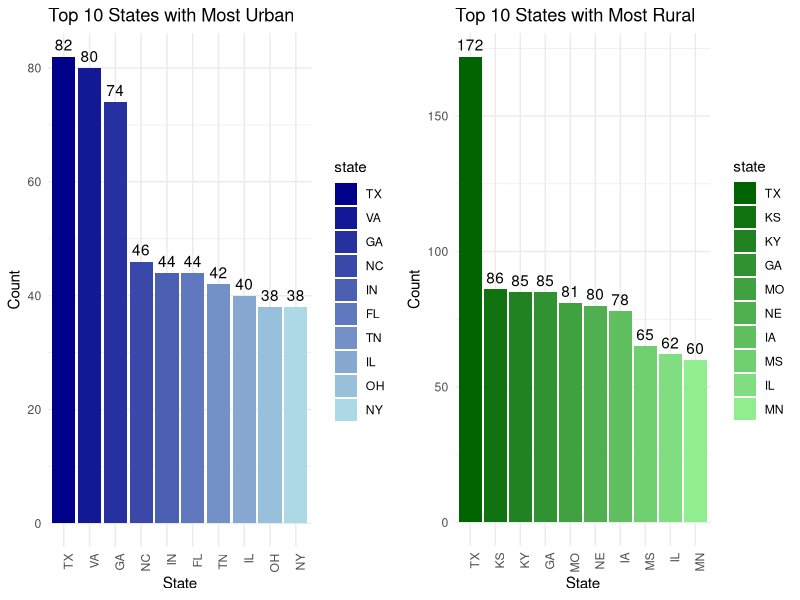
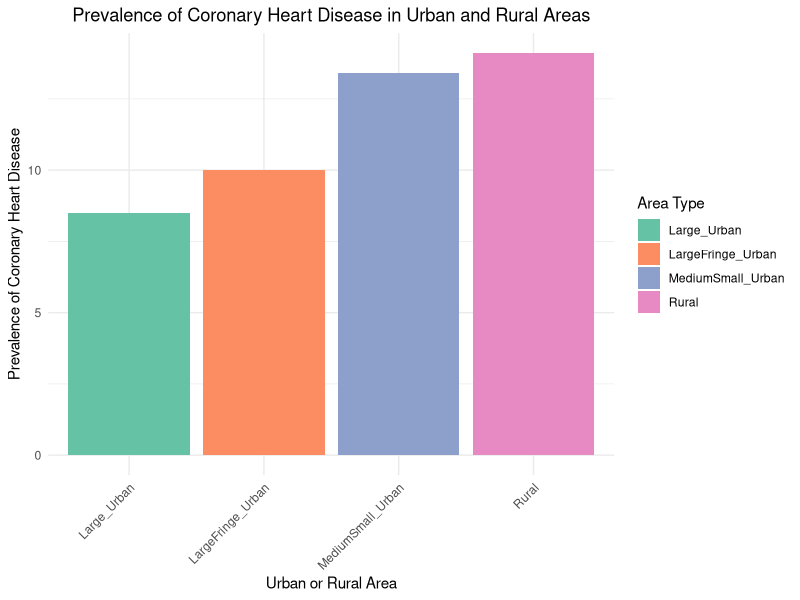
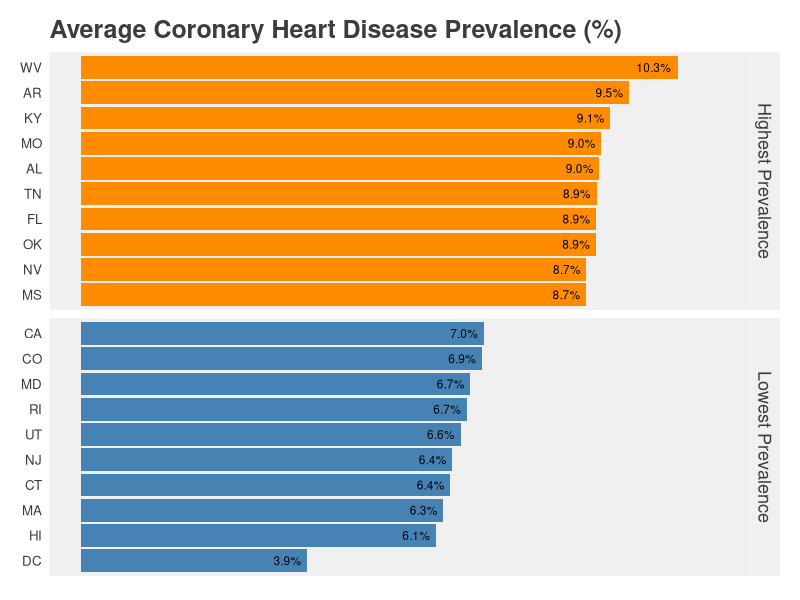
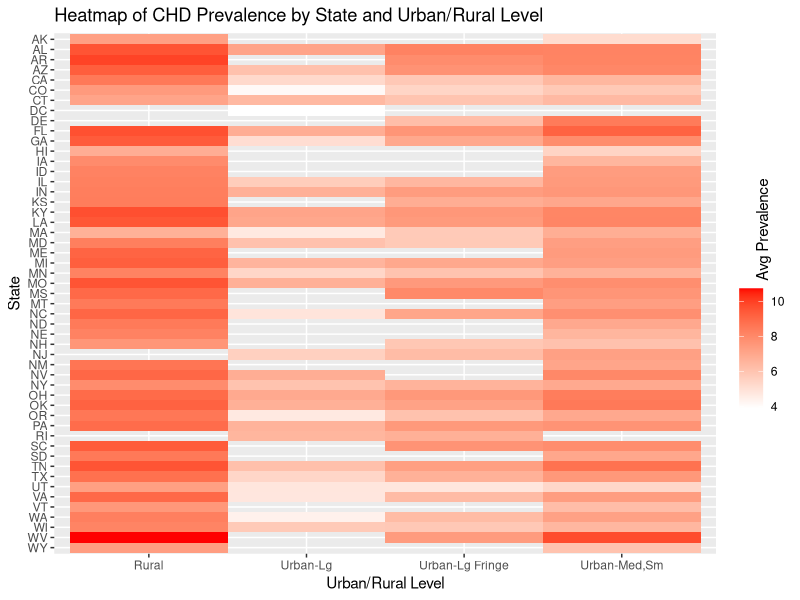
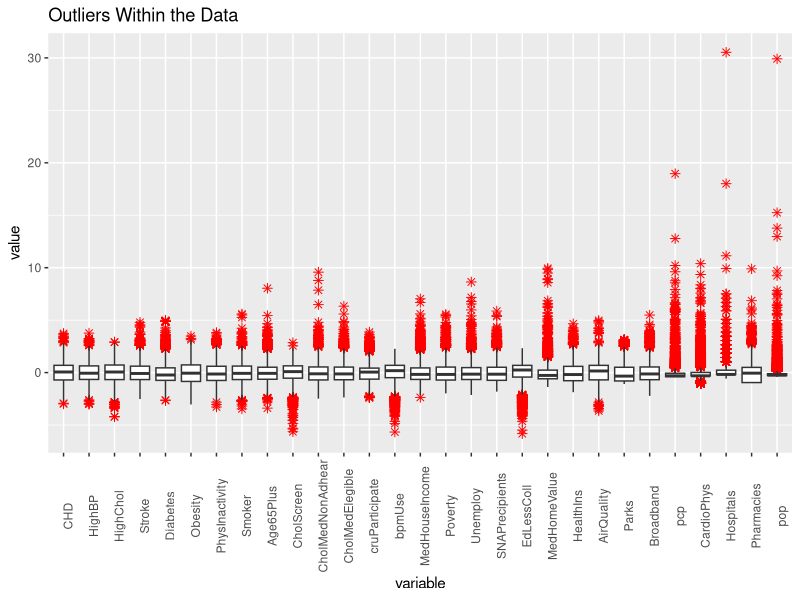

Write R code to recreate these figures, in order. (Note: this script raises an error after producing the figures.)
## ---- chunk 1
knitr::opts_chunk$set(echo = FALSE, message = FALSE, warning = FALSE)

library(readr)
library(tidyverse)
library(gridExtra)
library(ggthemes)
library(reshape2)

## ---- chunk 2
cdc_clean <- read_csv("data/cleanCDC.csv")
cdc <- read_csv("../data/CDC_all.csv")

## ---- chunk 3
rmarkdown::paged_table(head(cdc_clean, n=20))

## ---- chunk 4
# Reverse the color palette
color_func <- colorRampPalette(c("lightgreen", "darkgreen"))
custom_colors <- rev(color_func(10))

# Select top 10 rural states
top_rural <- cdc %>%
  filter(UrbanRural == "Rural") %>%
  group_by(state) %>%
  summarise(count = n()) %>%
  arrange(count) %>%
  slice_tail(n = 10) %>%
  mutate(state = factor(state, levels = rev(state)))

# Plot top 10 rural states
mostRural = ggplot(top_rural, aes(x = state, y = count, fill = state)) +
  geom_bar(stat = "identity") +
  geom_text(aes(label = count), vjust = -0.5) +
  labs(title = "Top 10 States with Most Rural",
       x = "State", y = "Count") +
  scale_fill_manual(values = custom_colors) +
  theme_minimal() +
  theme(axis.text.x = element_text(angle = 90, hjust = 1))

## ---- chunk 5
# Reverse the color palette
color_func <- colorRampPalette(c("lightblue", "darkblue"))
custom_colors <- rev(color_func(10))

# Select top 10 urban states
top_urban <- cdc %>%
  filter(grepl("Urban", UrbanRural)) %>%
  group_by(state) %>%
  summarise(count = n()) %>%
  arrange(count) %>%
  slice_tail(n = 10) %>%
  mutate(state = factor(state, levels = rev(state)))

# Plot top 10 urban states
mostUrban = ggplot(top_urban, aes(x = state, y = count, fill = state)) +
  geom_bar(stat = "identity") +
  geom_text(aes(label = count), vjust = -0.5) +
  labs(title = "Top 10 States with Most Urban",
       x = "State", y = "Count") +
  scale_fill_manual(values = custom_colors) +
  theme_minimal() +
  theme(axis.text.x = element_text(angle = 90, hjust = 1))

## ---- chunk 6
# Arrange plots side by side
grid.arrange(mostUrban, mostRural, ncol = 2)
## ---- chunk 7
library(RColorBrewer)
colors <- brewer.pal(4, "Set2")

ggplot(data = cdc, aes(x = `UrbanRural`, y = `CHD`, fill = `UrbanRural`)) +
  geom_bar(stat = "identity", position = "dodge") +
  scale_fill_manual(values = colors) +
  labs(x = "Urban or Rural Area", 
       y = "Prevalence of Coronary Heart Disease", 
       fill = "Area Type",
       title = "Prevalence of Coronary Heart Disease in Urban and Rural Areas") +
  theme_minimal() +
  theme(axis.text.x = element_text(angle = 45, hjust = 1),
        plot.title = element_text(hjust = 0.5))
## ---- chunk 8
# Top 10 states with highest prevalence
highest_prevalence <- cdc %>%
  group_by(state) %>%
  summarise(average_CHD = mean(CHD, na.rm = TRUE)) %>%
  arrange(desc(average_CHD)) %>%
  slice(1:10) %>%
  mutate(average_CHD_text = sprintf("%.1f%%", average_CHD))

# Top 10 states with lowest prevalence
lowest_prevalence <- cdc %>%
  group_by(state) %>%
  summarise(average_CHD = mean(CHD, na.rm = TRUE)) %>%
  arrange(average_CHD) %>%
  slice(1:10) %>%
  mutate(average_CHD_text = sprintf("%.1f%%", average_CHD))

# Add a new column to differentiate between the two groups
highest_prevalence$group <- "Highest Prevalence"
lowest_prevalence$group <- "Lowest Prevalence"

# Combine the two data frames
combined_prevalence <- rbind(highest_prevalence, lowest_prevalence)

# Create the plot
ggplot(combined_prevalence, aes(x = reorder(state, average_CHD), y = average_CHD)) +
  geom_bar(stat = "identity", aes(fill = group)) +
  geom_text(aes(label = average_CHD_text), hjust = 1.2, size = 3) +
  coord_flip() +
  facet_grid(group ~ ., scales = "free", space = "free") +
  scale_y_continuous(limits = c(0, 11)) +
  scale_fill_manual(values = c("darkorange", "steelblue")) +
  theme_fivethirtyeight() +
  theme(axis.title.x = element_blank(), 
        axis.text.x = element_blank(), 
        axis.ticks.x = element_blank(), 
        legend.position = "none",
        panel.grid.major = element_blank(), 
        panel.grid.minor = element_blank(), 
        plot.background = element_blank(),
        strip.text = element_text(size = 13))+
  ggtitle("Average Coronary Heart Disease Prevalence (%)")

## ---- chunk 9
# Calculate the average CHD prevalence by state and UrbanRural level
chd_prevalence_by_state_and_urbanrural <- cdc %>%
  group_by(state, UrbanRural) %>%
  summarise(average_CHD = mean(CHD, na.rm = TRUE)) %>%
  ungroup() %>%
  mutate(UrbanRural = recode(UrbanRural, 
                             "Large_Urban" = "Urban-Lg",
                             "LargeFringe_Urban" = "Urban-Lg Fringe",
                             "MediumSmall_Urban" = "Urban-Med,Sm",
                             "Rural" = "Rural"),
        state = fct_rev(state))

# Generate a heatmap
ggplot(chd_prevalence_by_state_and_urbanrural, aes(y = state, x = UrbanRural, fill = average_CHD)) +
  geom_tile() +
  scale_fill_gradient(low = "white", high = "red") +
  labs(y = "State", x = "Urban/Rural Level", fill = "Avg Prevalence", 
       title = "Heatmap of CHD Prevalence by State and Urban/Rural Level") +
  theme(axis.text.x = element_text(angle = 0),
        legend.title = element_text(angle = 90))

## ---- chunk 10
cdc_out <- cdc_clean %>% 
  select(-c("County", "State", "UrbanRural"))

# Scale the data
cdc_out <- as.data.frame(scale(cdc_out))

# Reshape the data to long format
cdc_out_long <- melt(cdc_out, id.vars = NULL)

# Create boxplots for each variable
ggplot(cdc_out_long, aes(x = variable, y = value)) +
  geom_boxplot(outlier.shape = 8,     # Use a different shape for outliers
               outlier.size = 2,      # Change the size of the outlier points
               outlier.color = "red") +  # Change the color of the outlier points
  ggtitle("Outliers Within the Data") +
  theme(axis.text.x = element_text(angle = 90))  # Rotate x-axis labels for readability
## ---- chunk 11
knitr::include_graphics("images/VarConnect.png")

## ---- chunk 12
knitr::include_graphics("images/VarConnectInteract.png")
